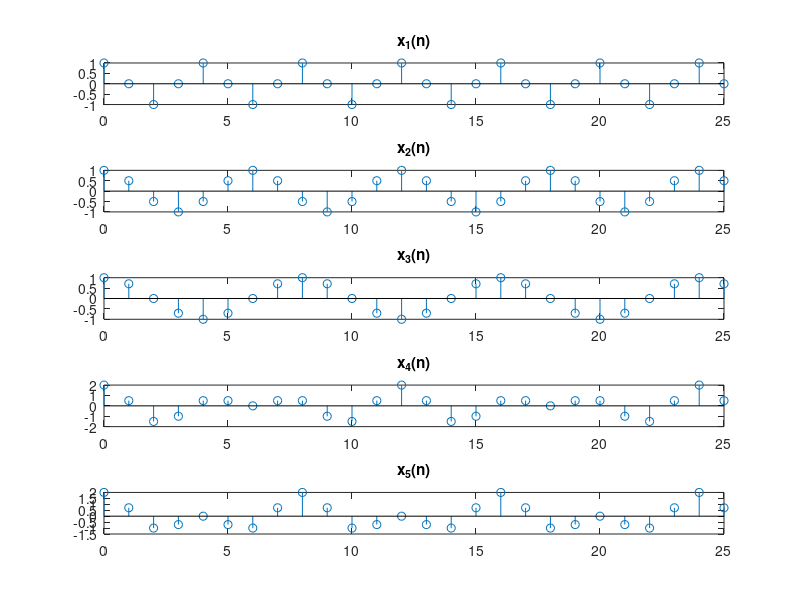

Write MATLAB code to recreate this figure.
% Tecnologico de Costa Rica
% Digital signal processing
% Octave 7.2.0 on macOS Ventura 13.0.1
% Ronald Rios Pineda
% Lab 01

fig = figure('name','Discrete-time signals');
clf;

n = 0:25;
x = zeros(5,length(n));

x(1,:) = cos(2*pi*n/4);
x(2,:) = cos(2*pi*n/6);
x(3,:) = cos(2*pi*n/8);
x(4,:) = x(1,:) + x(2,:);
x(5,:) = x(1,:) + x(3,:);

for i=1:5
    subplot(5,1,i)
    stem(n,x(i,:))
    title(['x_',num2str(i),'(n)'])
    xlim([0 length(n)-1])
end

